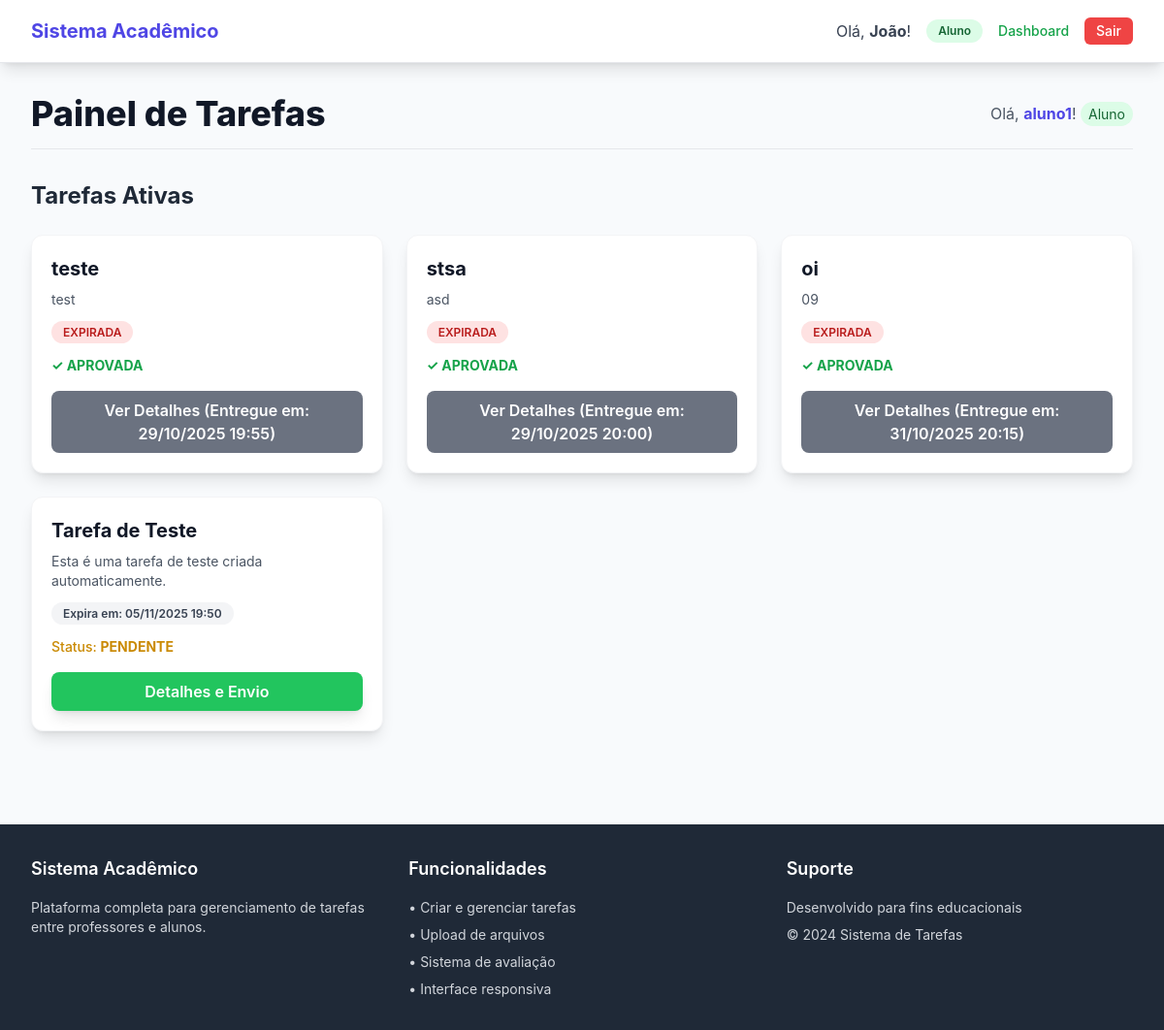
The app's page /tarefas/ (signed in) with its own data.
### tarefas/models.py (models this page shows, shortened)
class Tarefa(models.Model):
    professor = models.ForeignKey(User, on_delete=models.CASCADE,
                                  limit_choices_to={'is_superuser': True},
                                  related_name='tarefas_criadas',
                                  verbose_name='Professor')
    alunos_especificos = models.ManyToManyField(User,
                                                limit_choices_to={'is_superuser': False},
                                                related_name='tarefas_especificas',
                                                blank=True,
                                                verbose_name='Alunos Específicos')
    titulo = models.CharField(max_length=200, verbose_name='Título')
    descricao = models.TextField(verbose_name='Descrição')
    data_publicacao = models.DateTimeField(default=timezone.now, verbose_name='Publicado em')
    data_expiracao = models.DateTimeField(verbose_name='Data de Expiração')
    ativa = models.BooleanField(default=True, verbose_name='Ativa')
    class Meta:
        verbose_name = 'Tarefa'
        verbose_name_plural = 'Tarefas'
        ordering = ['data_expiracao']
    def is_expired(self, data_comparacao=None):
        if data_comparacao:
            return self.data_expiracao < data_comparacao
        return self.data_expiracao < timezone.now()

class Entrega(models.Model):
    tarefa = models.ForeignKey(Tarefa, on_delete=models.CASCADE, related_name='entregas',
                               verbose_name='Tarefa')
    aluno = models.ForeignKey(User, on_delete=models.CASCADE,
                              limit_choices_to={'is_superuser': False},
                              related_name='minhas_entregas',
                              verbose_name='Aluno')
    data_entrega = models.DateTimeField(default=timezone.now, verbose_name='Data da Entrega')
    arquivo = models.FileField(upload_to=user_directory_path, verbose_name='Arquivo de Entrega')
    STATUS_CHOICES = [
        ('pendente', 'Pendente'),
        ('aprovada', 'Aprovada'),
        ('rejeitada', 'Rejeitada'),
    ]
    status = models.CharField(max_length=10, choices=STATUS_CHOICES, default='pendente', verbose_name='Status')
    nota = models.DecimalField(max_digits=5, decimal_places=2, null=True, blank=True, verbose_name='Nota')
    comentarios_professor = models.TextField(null=True, blank=True, verbose_name='Comentários')
    class Meta:
        verbose_name = 'Entrega'
        verbose_name_plural = 'Entregas'
        unique_together = ('tarefa', 'aluno')
        ordering = ['-data_entrega']

### tarefas/views.py (the view)
# urls.py: path('tarefas/', views.lista_tarefas, name='lista_tarefas'),
@login_required
def lista_tarefas(request):
    if request.user.is_superuser:
        tarefas_query = Tarefa.objects.filter(professor=request.user, ativa=True).order_by('data_expiracao')
    else:
        from .models import DesignacaoAluno
        designacao = DesignacaoAluno.objects.filter(aluno=request.user, ativa=True).first()
        if designacao:
            tarefas_query = Tarefa.objects.filter(
                models.Q(professor=designacao.professor, ativa=True, alunos_especificos__isnull=True) |
                models.Q(alunos_especificos=request.user, ativa=True)
            ).distinct().order_by('data_expiracao')
        else:
            tarefas_query = Tarefa.objects.filter(ativa=True).order_by('data_expiracao')
    lista_de_tarefas = []
    for tarefa in tarefas_query:
        dados_tarefa = {
            'id': tarefa.id,
            'titulo': tarefa.titulo,
            'descricao': tarefa.descricao,
            'data_expiracao': tarefa.data_expiracao,
            'is_expired': tarefa.is_expired(),
        }
        if not request.user.is_superuser:
            entrega = Entrega.objects.filter(tarefa=tarefa, aluno=request.user).first()
            dados_tarefa['entregue'] = entrega is not None
            dados_tarefa['data_entrega_aluno'] = entrega.data_entrega if entrega else None
            dados_tarefa['nota'] = entrega.nota if entrega else None
            dados_tarefa['status'] = entrega.status if entrega else None
            dados_tarefa['num_entregas'] = 0 # Não relevante para o aluno
        else:
            num_entregas = tarefa.entregas.count()
            dados_tarefa['entregue'] = False # Professor não entrega
            dados_tarefa['num_entregas'] = num_entregas # Professor vê a contagem
        lista_de_tarefas.append(dados_tarefa)
    context = {
        'tarefas': lista_de_tarefas,
        'now': timezone.now(),
    }
    return render(request, 'tarefas/lista_tarefas.html', context)

### templates/tarefas/lista_tarefas.html (shortened to what this page needs)
{% extends 'base.html' %}
{% load static %}
{% block content %}
<div class="max-w-7xl mx-auto px-4 sm:px-6 lg:px-8 py-8">
    <header class="flex flex-col sm:flex-row justify-between items-start sm:items-center mb-8 border-b pb-4">
        <h1 class="text-4xl font-extrabold text-gray-900">
            Painel de Tarefas
        </h1>
        <p class="text-gray-600 mt-2 sm:mt-0">
            Olá, <span class="font-bold text-indigo-600">{{ user.username }}</span>!
            {% if user.is_superuser %}
                <span class="text-sm px-2 py-1 bg-indigo-100 text-indigo-800 rounded-full">Professor/Admin</span>
            {% else %}
                <span class="text-sm px-2 py-1 bg-green-100 text-green-800 rounded-full">Aluno</span>
            {% endif %}
        </p>
    </header>
    <h2 class="text-2xl font-bold text-gray-800 mb-6">Tarefas Ativas</h2>
    <div class="grid grid-cols-1 md:grid-cols-2 lg:grid-cols-3 gap-6">
        {% for tarefa in tarefas %}
        <div class="bg-white rounded-xl shadow-lg border border-gray-100 overflow-hidden transform hover:scale-[1.01] transition duration-300">
            <div class="p-5">
                <h3 class="text-xl font-bold mb-2 text-gray-900">{{ tarefa.titulo }}</h3>
                <p class="text-gray-600 text-sm mb-4">{{ tarefa.descricao|truncatechars:100 }}</p>
                <div class="text-xs font-semibold mb-4">
                    {% if tarefa.is_expired %}
                        <span class="px-3 py-1 bg-red-100 text-red-700 rounded-full">EXPIRADA</span>
                    {% else %}
                        <span class="px-3 py-1 bg-gray-100 text-gray-700 rounded-full">Expira em: {{ tarefa.data_expiracao|date:"d/m/Y H:i" }}</span>
                    {% endif %}
                </div>
                {% if user.is_superuser %}
                    <p class="text-sm font-medium text-indigo-600 mb-4">
                        Entregas Recebidas: <span class="font-bold">{{ tarefa.num_entregas|default:0 }}</span>
                    </p>
                    <a href="{% url 'tarefas:detalhe_tarefa_entrega' tarefa.id %}" class="block text-center mt-4 bg-indigo-500 hover:bg-indigo-600 text-white font-semibold py-2 px-4 rounded-lg transition duration-200 shadow-lg">
                        Ver Entregas
                    </a>
                {% else %}
                    {% if tarefa.entregue %}
                        <p class="text-sm font-medium mb-4">
                            {% if tarefa.status == 'aprovada' %}
                                <span class="text-green-600 font-bold">✓ APROVADA</span>
                            {% elif tarefa.status == 'rejeitada' %}
                                <span class="text-red-600 font-bold">✗ REJEITADA</span>
                            {% else %}
                                <span class="text-yellow-600 font-bold">⏳ PENDENTE</span>
                            {% endif %}
                        </p>
                        <a href="{% url 'tarefas:detalhe_tarefa_entrega' tarefa.id %}" class="block text-center mt-4 bg-gray-500 hover:bg-gray-600 text-white font-semibold py-2 px-4 rounded-lg transition duration-200">
                            Ver Detalhes (Entregue em: {{ tarefa.data_entrega_aluno|date:"d/m/Y H:i" }})
                        </a>
                    {% else %}
                        <p class="text-sm font-medium text-yellow-600 mb-4">
                            Status: <span class="font-bold">PENDENTE</span>
                        </p>
                        <a href="{% url 'tarefas:detalhe_tarefa_entrega' tarefa.id %}" class="block text-center mt-4 bg-green-500 hover:bg-green-600 text-white font-semibold py-2 px-4 rounded-lg transition duration-200 shadow-lg">
                            Detalhes e Envio
                        </a>
                    {% endif %}
                {% endif %}
            </div>
        </div>
        {% endfor %}
    </div>
</div>
{% endblock %}

### templates/base.html (shortened to what this page needs)
<!DOCTYPE html>
<html lang="pt-br">
<head>
    <script src="https://cdn.tailwindcss.com"></script>
</head>
<body class="min-h-screen">
    <nav class="bg-white shadow-lg border-b">
        <div class="max-w-7xl mx-auto px-4 sm:px-6 lg:px-8">
            <div class="flex justify-between h-16">
                <div class="flex items-center">
                    <a href="{% url 'tarefas:home' %}" class="text-xl font-bold text-indigo-600 hover:text-indigo-800 transition duration-150">Sistema Acadêmico</a>
                </div>
                <div class="flex items-center space-x-4">
                    {% if user.is_authenticated %}
                        <span class="text-gray-700">Olá, <strong>{{ user.first_name|default:user.username }}</strong>!</span>
                        {% if user.is_superuser %}
                            <span class="px-3 py-1 bg-indigo-100 text-indigo-800 rounded-full text-xs font-semibold">Professor</span>
                            <a href="{% url 'tarefas:dashboard' %}" class="text-indigo-600 hover:text-indigo-800 font-medium text-sm">Dashboard</a>
                            <a href="{% url 'admin:index' %}" class="text-indigo-600 hover:text-indigo-800 font-medium text-sm">Admin</a>
                        {% else %}
                            <span class="px-3 py-1 bg-green-100 text-green-800 rounded-full text-xs font-semibold">Aluno</span>
                            <a href="{% url 'tarefas:dashboard' %}" class="text-green-600 hover:text-green-800 font-medium text-sm">Dashboard</a>
                        {% endif %}
                        <a href="{% url 'tarefas:logout' %}" class="bg-red-500 hover:bg-red-600 text-white px-3 py-1 rounded-md text-sm font-medium transition duration-150">Sair</a>
                    {% else %}
                        <a href="/auth/login/" class="bg-indigo-600 hover:bg-indigo-700 text-white px-4 py-2 rounded-md font-medium transition duration-150">Entrar</a>
                    {% endif %}
                </div>
            </div>
        </div>
    </nav>
    <main>
        {% block content %}
        {% endblock %}
    </main>
    <footer class="bg-gray-800 text-white py-8 mt-16">
        <div class="max-w-7xl mx-auto px-4 sm:px-6 lg:px-8">
            <div class="grid grid-cols-1 md:grid-cols-3 gap-8">
                <div>
                    <h3 class="text-lg font-semibold mb-4">Sistema Acadêmico</h3>
                    <p class="text-gray-300 text-sm">Plataforma completa para gerenciamento de tarefas entre professores e alunos.</p>
                </div>
                <div>
                    <h3 class="text-lg font-semibold mb-4">Funcionalidades</h3>
                    <ul class="text-gray-300 text-sm space-y-2">
                        <li>• Criar e gerenciar tarefas</li>
                        <li>• Upload de arquivos</li>
                        <li>• Sistema de avaliação</li>
                        <li>• Interface responsiva</li>
                    </ul>
                </div>
                <div>
                    <h3 class="text-lg font-semibold mb-4">Suporte</h3>
                    <p class="text-gray-300 text-sm mb-2">Desenvolvido para fins educacionais</p>
                    <p class="text-gray-300 text-sm">&copy; 2024 Sistema de Tarefas</p>
                </div>
            </div>
        </div>
    </footer>
</body>
</html>

### templates/base.html (style rules this page uses)
body { background-color: #f8fafc; font-family: 'Inter', -apple-system, BlinkMacSystemFont, sans-serif; }

### records on screen
Tarefa: titulo "teste", descricao "test"
Entrega: data_entrega_aluno "29/10/2025 19:55"
Tarefa: titulo "stsa", descricao "asd"
Entrega: data_entrega_aluno "29/10/2025 20:00"
Tarefa: titulo "oi", descricao "09"
Entrega: data_entrega_aluno "31/10/2025 20:15"
Tarefa: titulo "Tarefa de Teste", descricao "Esta é uma tarefa de teste criada automaticamente.", data_expiracao "05/11/2025 19:50"

### other values on screen
{{ user.first_name|default:user.username }} "João"
{{ user.username }} "aluno1"
